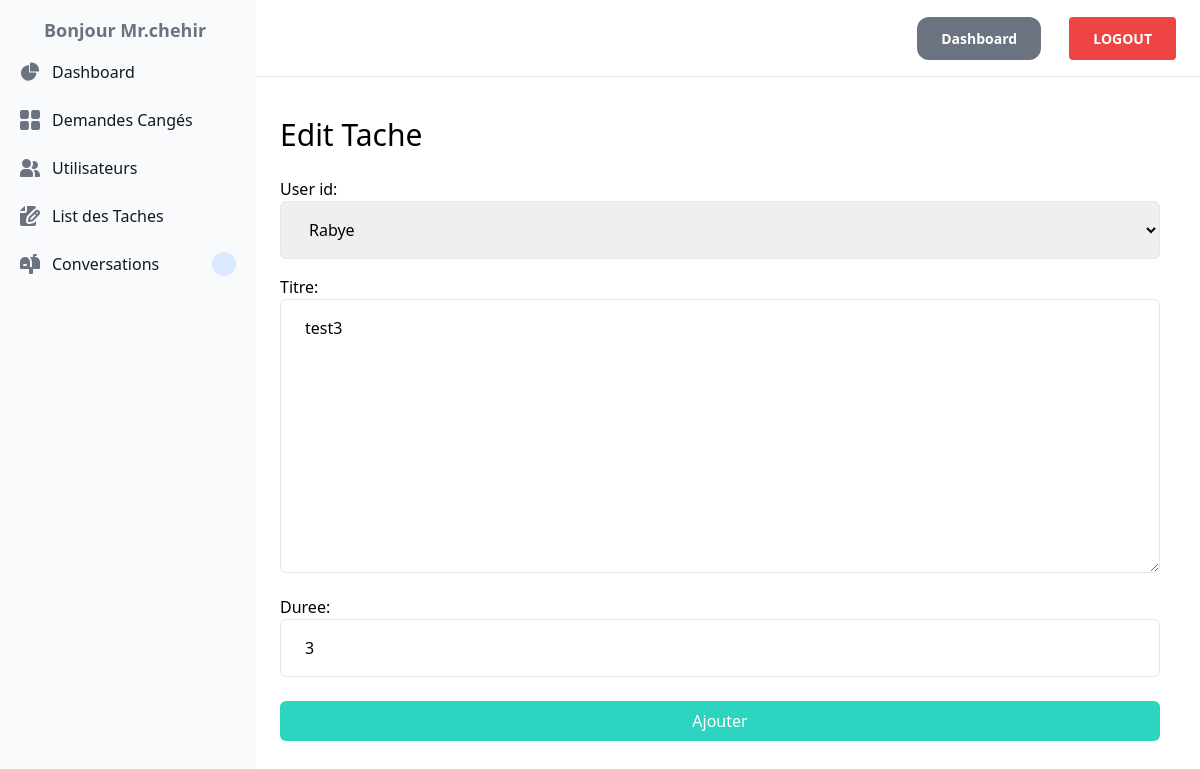
Screenshot of /taches/12/edit/ (signed in) with the database file from the repository.
### tache/models.py (models this page shows)
class Tache(models.Model):
    STATUS_CHOICES = (
        ('open', 'Open'),
        ('encours', 'EnCours'),
        ('terminer', 'Terminer')
    )
    class Meta:
        verbose_name_plural = 'tache'
    user_id = models.ForeignKey(User, related_name="tache", on_delete=models.CASCADE)
    titre = models.CharField(max_length=255)
    duree = models.IntegerField()
    etat = models.CharField(choices=STATUS_CHOICES,max_length=10, default="open")
    created_at = models.DateTimeField(auto_now_add=True)

### tache/views.py (the view)
# urls.py: path('<int:pk>/edit/', views.editTache, name='editTache'),
@login_required
def editTache(request, pk):
    edittache = get_object_or_404(Tache, pk=pk)
    if request.method == 'POST':
       form = EditTache(request.POST, instance=edittache)
       if form.is_valid():
           edittache.save()
           return redirect('tache:ListTache')
    else:
        form = EditTache(instance=edittache)
    return render(request, 'tache/addTache.html', {
        'form' : form,
        'title' : 'Edit Tache'
    })

### tache/forms.py
class EditTache(forms.ModelForm):
    class Meta:
        model = Tache
        fields = ('user_id', 'titre', 'duree')
        widgets = {
            'user_id': forms.Select(attrs={
                'class': INPUT_CLASSES
            }),
            'titre': forms.Textarea(attrs={
                'class': INPUT_CLASSES
            }),
            'duree': forms.TextInput(attrs={
                'class': INPUT_CLASSES
            }),
        }

### tache/templates/tache/addTache.html (shortened to what this page needs)
{% extends 'core/base.html' %}
{% block content %}
<div class="w-4/5 p-10 shadow-xl mx-auto float-right">
<h1 class="mb-6 text-3xl">{{ title }}</h1>
<form method="post" action="." enctype="multipart/form-data">
    <div class="space-y-4">
        {{ form.as_p }}
    </div>
    <button class=" w-full mt-6 py-2 px-5 text-md bg-teal-400 hover:bg-teal-700 rounded-md text-white">Ajouter</button>
</form>
</div>
{% endblock %}

### core/templates/core/base.html (shortened to what this page needs)
<!DOCTYPE html>
<html lang="en">
<head>
    <script src="https://cdn.tailwindcss.com"></script>
    <link href="https://cdn.jsdelivr.net/npm/tailwindcss@2.2.19/dist/tailwind.min.css" rel="stylesheet">
</head>
<body>
   <nav class="py-6 px-6 flex justify-between items-center border-b border-gray-200">
      <a href="index/" class="text-xl font-semibold">TEST</a>
      <div class="space-x-6">
          <a href="{% url 'core:index' %}" class="px-6 py-3 text-sm font-semibold bg-gray-500 text-white rounded-xl hover:bg-gray-700">Dashboard</a>
          <a href="{% url 'core:custom_logout' %}" class="px-6 py-3 text-sm font-semibold bg-red-500 text-white rounded hover:bg-red-700">LOGOUT</a>
      </div>
  </nav>
     <aside id="separator-sidebar" class="fixed top-0 left-0 z-40 w-64 h-screen transition-transform -translate-x-full sm:translate-x-0" aria-label="Sidebar">
        <div class="h-full px-3 py-4 overflow-y-auto bg-gray-50 dark:bg-gray-800">
           <ul class="space-y-2 font-medium">
            <h2 class=" ms-3 text-lg font-bold text-gray-500 hover:text-gray-500 px-5" >Bonjour Mr.{{ request.user }}</h2>
              <li>
                 <a href=" {% url 'core:index' %} " class="flex items-center p-2 text-gray-900 rounded-lg dark:text-white hover:bg-gray-100 dark:hover:bg-gray-700 group">
                    <span class="ms-3">Dashboard</span>
                 </a>
              </li>
              <li>
                 <a href="{% url 'demandeCongee:ListConges' %}" class="flex items-center p-2 text-gray-900 rounded-lg dark:text-white hover:bg-gray-100 dark:hover:bg-gray-700 group">
                    <span class="flex-1 ms-3 whitespace-nowrap">Demandes Cangés</span>
                 </a>
              </li>
              {% if request.user.username == 'chehir'   %}
              <li>
                 <a href="{% url 'core:getUser' %}" class="flex items-center p-2 text-gray-900 rounded-lg dark:text-white hover:bg-gray-100 dark:hover:bg-gray-700 group">
                    <span class="flex-1 ms-3 whitespace-nowrap">Utilisateurs</span>
                 </a>
              </li>
              <li>
               <a href="{% url 'tache:ListTache' %}" class="flex items-center p-2 text-gray-900 rounded-lg dark:text-white hover:bg-gray-100 dark:hover:bg-gray-700 group">
                  <span class="flex-1 ms-3 whitespace-nowrap">List des Taches</span>
               </a>
            </li>
              {% endif %}
              <li>
               <a href="{% url 'conversation:conver' %}" class="flex items-center p-2 text-gray-900 rounded-lg dark:text-white hover:bg-gray-100 dark:hover:bg-gray-700 group">
                  <span class="flex-1 ms-3 whitespace-nowrap">Conversations</span>
                  <span class="inline-flex items-center justify-center w-3 h-3 p-3 ms-3 text-sm font-medium text-blue-800 bg-blue-100 rounded-full dark:bg-blue-900 dark:text-blue-300">{{convcounts.count}}</span>
               </a>
            </li>
           </ul>
        </div>
     </aside>
        {% block content %}
        {% endblock %}
  </body>
</html>

### rows the page displays
Tache: user_id "Rabye", titre "test3", duree "3"

### other values shown
{{ request.user }} "chehir"
{{ title }} "Edit Tache"
